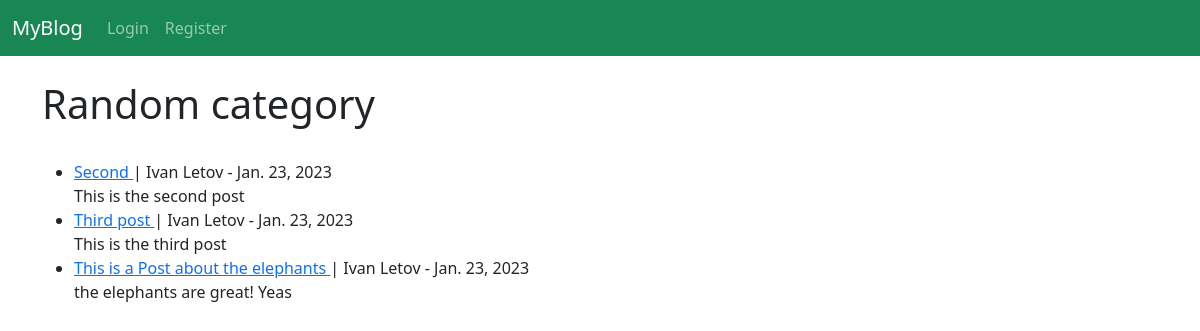
Page /category/random/ on the earlier database version.
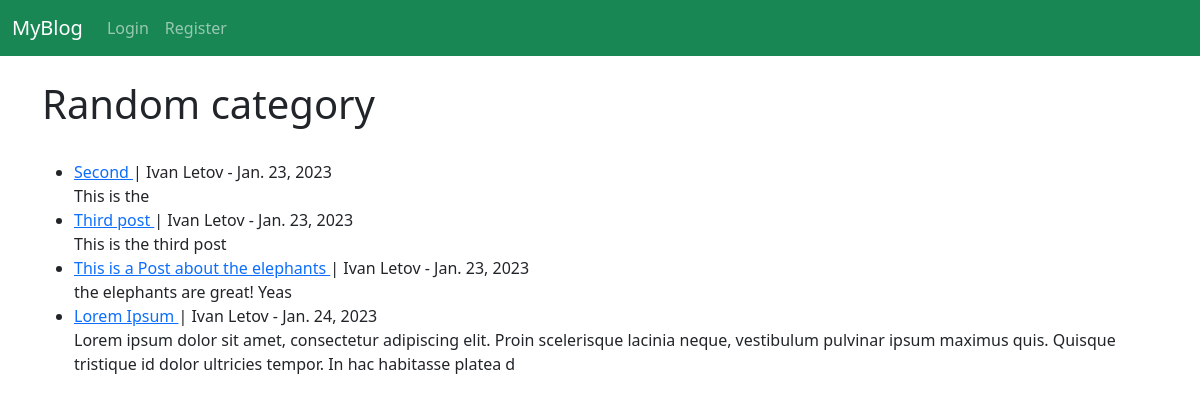
Same page on the later database version.
### myblog/models.py (models this page shows, shortened)
class Post(models.Model):
	title = models.CharField(max_length=255)
	title_tag = models.CharField(max_length=255, default="My Blog")
	author = models.ForeignKey(User, on_delete=models.CASCADE)
	body = models.TextField()
	post_date = models.DateField(auto_now_add=True)
	category = models.CharField(max_length=255, default="random")
	likes = models.ManyToManyField(User, related_name='blog_posts') # related_name is like the ForeignKey

### myblog/views.py (the view)
# urls.py: path('category/<str:cat>/', CategoryView, name='category'),
def CategoryView(request, cat):
	category_posts = Post.objects.filter(category=cat.replace('-', ' '))
	return render(request, 'categories.html', {'cat':cat.title().replace('-', ' '), 'category_posts':category_posts })

### myblog/templates/categories.html (shortened to what this page needs)
{% extends 'base.html' %}
{% block content %}
{% if category_posts %}
<h1>{{ cat }} category</h1>
<br>
<ul>
{% for post in category_posts %}
	<li>
		<a href="{% url 'article-detail' post.pk %}">
			{{ post.title }}
		</a>
		| {{ post.author.first_name }}
		{{ post.author.last_name }} -
		{{ post.post_date }}
		<br>
		{{ post.body|slice:":200"|safe }}
	</li>
{% endfor %}
</ul>
{% else %}
<br>
<h4>Sorry, this category does not exist...</h4>
{% endif %}
{% endblock %}

Differences in the rows shown:
changed Post "Second": body "This is the second post" → "This is the"
added Post: title "Lorem Ipsum", author.first_name "Ivan", author.last_name "Letov", post_date "Jan. 24, 2023", body "Lorem ipsum dolor sit amet, consectetur adipiscing elit. Proin scelerisque lacinia neque, vestibulum pulvinar ipsum maximus quis. Quisque tristique id dolor ultricies tempor. In hac habitasse platea d"
